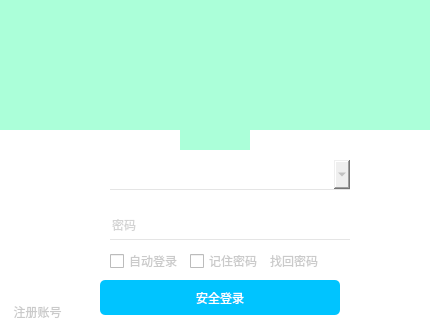
<?xml version="1.0" encoding="UTF-8"?>
<ui version="4.0">
 <class>Lgoin</class>
 <widget class="QWidget" name="Lgoin">
  <property name="geometry">
   <rect>
    <x>0</x>
    <y>0</y>
    <width>430</width>
    <height>330</height>
   </rect>
  </property>
  <property name="minimumSize">
   <size>
    <width>430</width>
    <height>330</height>
   </size>
  </property>
  <property name="maximumSize">
   <size>
    <width>430</width>
    <height>330</height>
   </size>
  </property>
  <property name="windowTitle">
   <string>Lgoin</string>
  </property>
  <property name="styleSheet">
   <string notr="true">QLabel
{
	background-color: rgb(171, 255, 217);
}
.QWidget
{
	background-color: rgb(255, 255, 255);
}
QPushButton
{
	border:one;
}
QPushButton#Btn_min
{
	image: url(:/images/min(1).png);
}
QPushButton#Btn_close
{
	image: url(:/images/close(1).png);
}
QPushButton#Btn_min:hover
{	
	background-color: rgba(226, 226, 226, 200);
}
QPushButton#Btn_close:hover
{
	background-color:rgb(255,84,57);
}
QPushButton#Btn_login
{
	background-color: rgb(0, 196, 255);
	border-radius:5px;
	font:normal 18px &quot;楷体&quot;;
	color:white;
}
QComboBox, QLineEdit
{
	border:none;
	border-bottom:1px solid rgb(229, 229, 229);
 	font:normal 18px &quot;楷体&quot;;
	color: rgb(167, 167, 167);
}
QComboBox:hover, QLineEdit:hover
{
	border-bottom:1px solid rgb(193, 193, 193);
}
QComboBox:focus, QLineEdit:focus
{
	border-bottom:1px solid rgb(18, 183, 245);
}
QPushButton#Btn_Qrcode
{
	image: url(:/images/qrcode.png);
}
QPushButton#Btn_Qrcode:hover
{
	image: url(:/images/qrcode-hover.png);
}
QComboBox::drop-down
{
	min-width:25px;
	border-image: url(:/images/drop-down.png);
}
QComboBox::drop-down:hover
{
	border-image: url(:/images/drop-down-hover.png);
}
QComboBox::drop-down:checked
{
	border-image: url(:/images/drop-down-on-hover.png);
}
QPushButton#Btn_Register:hover
{
	color: rgb(225, 232, 255);
}
QPushButton#Btn_findpasswd:hover
{
	color:rgb(255, 232, 255);
}
QCheckBox#Cbox_lgoin, QCheckBox#Cbox_passwd, QPushButton#Btn_findpasswd,
QPushButton#Btn_Register
{
	color: rgb(202, 202, 202);
}
QLabel#Lab_user
{
	background-color: rgb(255, 255, 255);
	image: url(:/images/username.png);
}
QLabel#Lab_passwd
{
	background-color: rgb(255, 255, 255);
	image: url(:/images/passwd.png);
}
</string>
  </property>
  <widget class="QLabel" name="Label_top">
   <property name="geometry">
    <rect>
     <x>0</x>
     <y>0</y>
     <width>430</width>
     <height>130</height>
    </rect>
   </property>
   <property name="minimumSize">
    <size>
     <width>0</width>
     <height>130</height>
    </size>
   </property>
   <property name="maximumSize">
    <size>
     <width>16777215</width>
     <height>130</height>
    </size>
   </property>
   <property name="text">
    <string/>
   </property>
   <property name="pixmap">
    <pixmap>:/images/01e9d25debe9e7a801213853a781cd.gif</pixmap>
   </property>
  </widget>
  <widget class="QWidget" name="widget" native="true">
   <property name="geometry">
    <rect>
     <x>0</x>
     <y>130</y>
     <width>430</width>
     <height>200</height>
    </rect>
   </property>
   <widget class="QPushButton" name="Btn_Register">
    <property name="geometry">
     <rect>
      <x>0</x>
      <y>170</y>
      <width>75</width>
      <height>24</height>
     </rect>
    </property>
    <property name="text">
     <string>注册账号</string>
    </property>
   </widget>
   <widget class="QPushButton" name="Btn_Qrcode">
    <property name="geometry">
     <rect>
      <x>390</x>
      <y>160</y>
      <width>32</width>
      <height>32</height>
     </rect>
    </property>
    <property name="minimumSize">
     <size>
      <width>32</width>
      <height>32</height>
     </size>
    </property>
    <property name="maximumSize">
     <size>
      <width>32</width>
      <height>32</height>
     </size>
    </property>
    <property name="text">
     <string/>
    </property>
   </widget>
   <widget class="QPushButton" name="Btn_login">
    <property name="geometry">
     <rect>
      <x>100</x>
      <y>150</y>
      <width>240</width>
      <height>35</height>
     </rect>
    </property>
    <property name="minimumSize">
     <size>
      <width>240</width>
      <height>35</height>
     </size>
    </property>
    <property name="maximumSize">
     <size>
      <width>240</width>
      <height>35</height>
     </size>
    </property>
    <property name="text">
     <string>安全登录</string>
    </property>
   </widget>
   <widget class="QComboBox" name="username">
    <property name="geometry">
     <rect>
      <x>110</x>
      <y>30</y>
      <width>240</width>
      <height>30</height>
     </rect>
    </property>
    <property name="minimumSize">
     <size>
      <width>240</width>
      <height>30</height>
     </size>
    </property>
    <property name="maximumSize">
     <size>
      <width>240</width>
      <height>30</height>
     </size>
    </property>
    <property name="editable">
     <bool>true</bool>
    </property>
    <property name="currentText">
     <string/>
    </property>
   </widget>
   <widget class="QLineEdit" name="passward">
    <property name="geometry">
     <rect>
      <x>110</x>
      <y>80</y>
      <width>240</width>
      <height>30</height>
     </rect>
    </property>
    <property name="minimumSize">
     <size>
      <width>240</width>
      <height>30</height>
     </size>
    </property>
    <property name="placeholderText">
     <string>密码</string>
    </property>
   </widget>
   <widget class="QLabel" name="Lab_user">
    <property name="geometry">
     <rect>
      <x>90</x>
      <y>40</y>
      <width>20</width>
      <height>20</height>
     </rect>
    </property>
    <property name="text">
     <string/>
    </property>
   </widget>
   <widget class="QLabel" name="Lab_passwd">
    <property name="geometry">
     <rect>
      <x>90</x>
      <y>90</y>
      <width>20</width>
      <height>21</height>
     </rect>
    </property>
    <property name="text">
     <string/>
    </property>
   </widget>
   <widget class="QCheckBox" name="Cbox_lgoin">
    <property name="geometry">
     <rect>
      <x>110</x>
      <y>121</y>
      <width>71</width>
      <height>20</height>
     </rect>
    </property>
    <property name="text">
     <string>自动登录</string>
    </property>
   </widget>
   <widget class="QCheckBox" name="Cbox_passwd">
    <property name="geometry">
     <rect>
      <x>190</x>
      <y>121</y>
      <width>71</width>
      <height>20</height>
     </rect>
    </property>
    <property name="text">
     <string>记住密码</string>
    </property>
   </widget>
   <widget class="QPushButton" name="Btn_findpasswd">
    <property name="geometry">
     <rect>
      <x>270</x>
      <y>123</y>
      <width>48</width>
      <height>16</height>
     </rect>
    </property>
    <property name="text">
     <string>找回密码</string>
    </property>
   </widget>
  </widget>
  <widget class="QPushButton" name="Btn_min">
   <property name="geometry">
    <rect>
     <x>370</x>
     <y>0</y>
     <width>33</width>
     <height>33</height>
    </rect>
   </property>
   <property name="minimumSize">
    <size>
     <width>33</width>
     <height>33</height>
    </size>
   </property>
   <property name="maximumSize">
    <size>
     <width>33</width>
     <height>33</height>
    </size>
   </property>
   <property name="text">
    <string/>
   </property>
  </widget>
  <widget class="QPushButton" name="Btn_close">
   <property name="geometry">
    <rect>
     <x>399</x>
     <y>0</y>
     <width>33</width>
     <height>33</height>
    </rect>
   </property>
   <property name="minimumSize">
    <size>
     <width>33</width>
     <height>33</height>
    </size>
   </property>
   <property name="maximumSize">
    <size>
     <width>33</width>
     <height>33</height>
    </size>
   </property>
   <property name="text">
    <string/>
   </property>
  </widget>
  <widget class="QLabel" name="Lab_portrait">
   <property name="geometry">
    <rect>
     <x>180</x>
     <y>80</y>
     <width>70</width>
     <height>70</height>
    </rect>
   </property>
   <property name="text">
    <string/>
   </property>
   <property name="pixmap">
    <pixmap>:/images/1 (2).jpg</pixmap>
   </property>
   <property name="scaledContents">
    <bool>true</bool>
   </property>
  </widget>
 </widget>
 <resources/>
 <connections/>
</ui>
